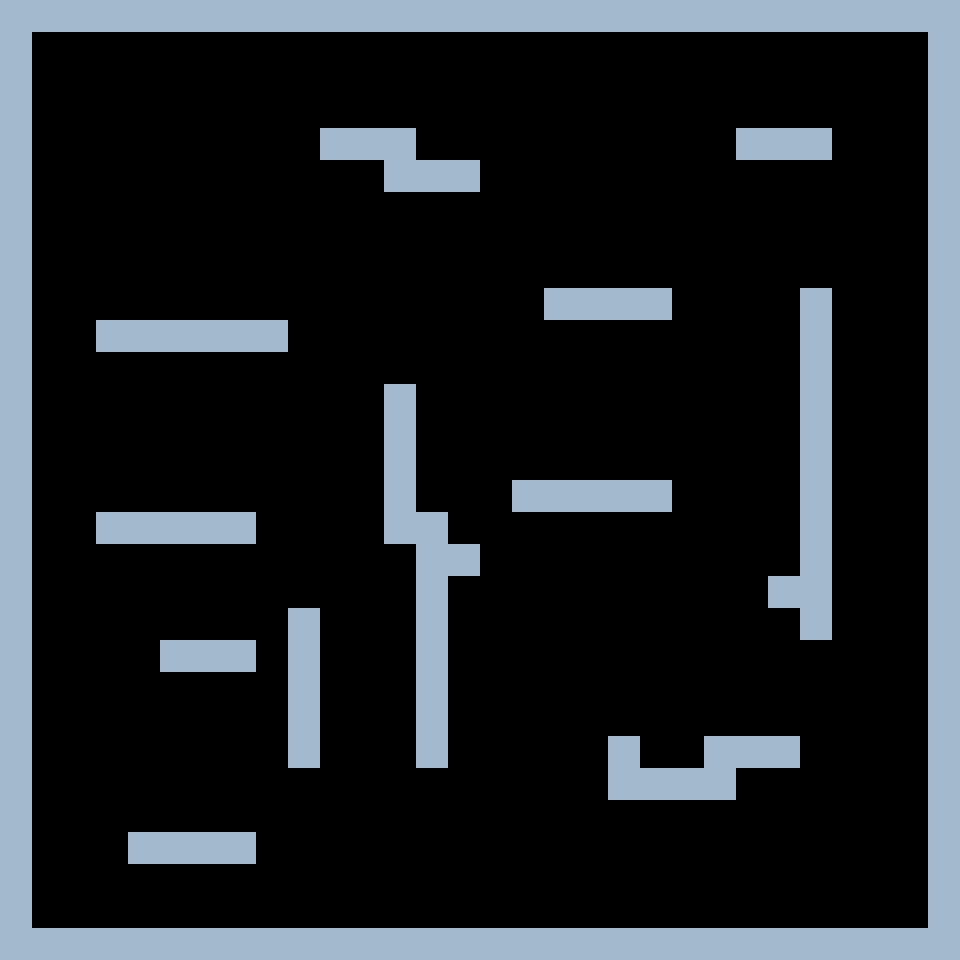

Tiled map render using the project's own tile images. Description and the whole map definition, tile-layer contents included, below:
An orthogonal 30x30 tile map with 32x32 px tiles, 1 tile layer (Tile Layer 1) and 4 objects.

<map version="1.0" tiledversion="1.0.1" orientation="orthogonal" renderorder="right-down" width="30" height="30" tilewidth="32" tileheight="32" nextobjectid="41">
 <tileset firstgid="1" name="tileset" tilewidth="32" tileheight="32" tilecount="50" columns="10">
  <image source="tileset.png" width="320" height="160" />
 </tileset>
 <layer name="Tile Layer 1" width="30" height="30">
  <data encoding="csv">
1,1,1,1,1,1,1,1,1,1,1,1,1,1,1,1,1,1,1,1,1,1,1,1,1,1,1,1,1,1,
1,0,0,0,0,0,0,0,0,0,0,0,0,0,0,0,0,0,0,0,0,0,0,0,0,0,0,0,0,1,
1,0,0,0,0,0,0,0,0,0,0,0,0,0,0,0,0,0,0,0,0,0,0,0,0,0,0,0,0,1,
1,0,0,0,0,0,0,0,0,0,0,0,0,0,0,0,0,0,0,0,0,0,0,0,0,0,0,0,0,1,
1,0,0,0,0,0,0,0,0,0,1,1,1,0,0,0,0,0,0,0,0,0,0,1,1,1,0,0,0,1,
1,0,0,0,0,0,0,0,0,0,0,0,1,1,1,0,0,0,0,0,0,0,0,0,0,0,0,0,0,1,
1,0,0,0,0,0,0,0,0,0,0,0,0,0,0,0,0,0,0,0,0,0,0,0,0,0,0,0,0,1,
1,0,0,0,0,0,0,0,0,0,0,0,0,0,0,0,0,0,0,0,0,0,0,0,0,0,0,0,0,1,
1,0,0,0,0,0,0,0,0,0,0,0,0,0,0,0,0,0,0,0,0,0,0,0,0,0,0,0,0,1,
1,0,0,0,0,0,0,0,0,0,0,0,0,0,0,0,0,1,1,1,1,0,0,0,0,1,0,0,0,1,
1,0,0,1,1,1,1,1,1,0,0,0,0,0,0,0,0,0,0,0,0,0,0,0,0,1,0,0,0,1,
1,0,0,0,0,0,0,0,0,0,0,0,0,0,0,0,0,0,0,0,0,0,0,0,0,1,0,0,0,1,
1,0,0,0,0,0,0,0,0,0,0,0,1,0,0,0,0,0,0,0,0,0,0,0,0,1,0,0,0,1,
1,0,0,0,0,0,0,0,0,0,0,0,1,0,0,0,0,0,0,0,0,0,0,0,0,1,0,0,0,1,
1,0,0,0,0,0,0,0,0,0,0,0,1,0,0,0,0,0,0,0,0,0,0,0,0,1,0,0,0,1,
1,0,0,0,0,0,0,0,0,0,0,0,1,0,0,0,1,1,1,1,1,0,0,0,0,1,0,0,0,1,
1,0,0,1,1,1,1,1,0,0,0,0,1,1,0,0,0,0,0,0,0,0,0,0,0,1,0,0,0,1,
1,0,0,0,0,0,0,0,0,0,0,0,0,1,1,0,0,0,0,0,0,0,0,0,0,1,0,0,0,1,
1,0,0,0,0,0,0,0,0,0,0,0,0,1,0,0,0,0,0,0,0,0,0,0,1,1,0,0,0,1,
1,0,0,0,0,0,0,0,0,1,0,0,0,1,0,0,0,0,0,0,0,0,0,0,0,1,0,0,0,1,
1,0,0,0,0,1,1,1,0,1,0,0,0,1,0,0,0,0,0,0,0,0,0,0,0,0,0,0,0,1,
1,0,0,0,0,0,0,0,0,1,0,0,0,1,0,0,0,0,0,0,0,0,0,0,0,0,0,0,0,1,
1,0,0,0,0,0,0,0,0,1,0,0,0,1,0,0,0,0,0,0,0,0,0,0,0,0,0,0,0,1,
1,0,0,0,0,0,0,0,0,1,0,0,0,1,0,0,0,0,0,1,0,0,1,1,1,0,0,0,0,1,
1,0,0,0,0,0,0,0,0,0,0,0,0,0,0,0,0,0,0,1,1,1,1,0,0,0,0,0,0,1,
1,0,0,0,0,0,0,0,0,0,0,0,0,0,0,0,0,0,0,0,0,0,0,0,0,0,0,0,0,1,
1,0,0,0,1,1,1,1,0,0,0,0,0,0,0,0,0,0,0,0,0,0,0,0,0,0,0,0,0,1,
1,0,0,0,0,0,0,0,0,0,0,0,0,0,0,0,0,0,0,0,0,0,0,0,0,0,0,0,0,1,
1,0,0,0,0,0,0,0,0,0,0,0,0,0,0,0,0,0,0,0,0,0,0,0,0,0,0,0,0,1,
1,1,1,1,1,1,1,1,1,1,1,1,1,1,1,1,1,1,1,1,1,1,1,1,1,1,1,1,1,1
</data>
 </layer>
 <objectgroup name="Object Layer 1">
  <object id="37" x="0" y="0" width="960" height="32" />
  <object id="38" x="0" y="32" width="32" height="928" />
  <object id="39" x="32" y="928" width="928" height="32" />
  <object id="40" x="928" y="32" width="32" height="896" />
 </objectgroup>
</map>